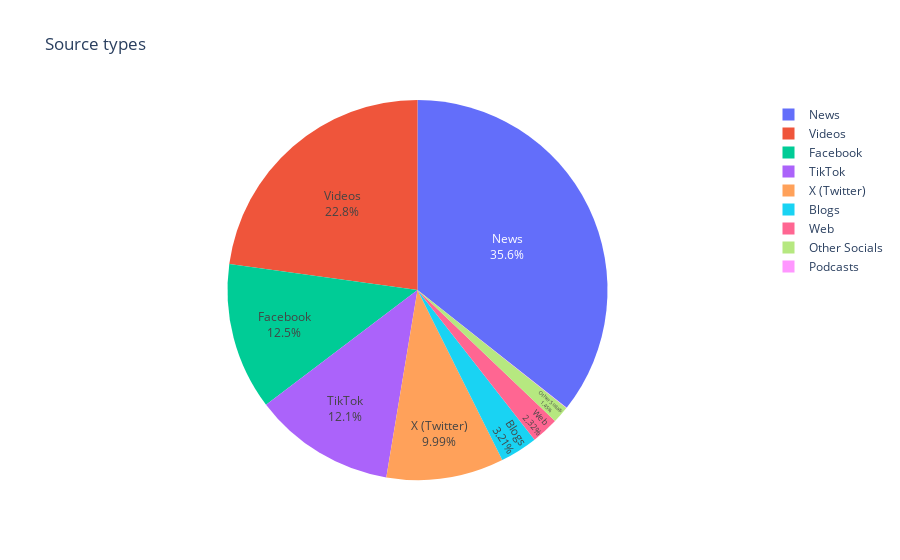

Notebook code cell kept with this figure:
### Code cell
#Source Types:

source_type = df.groupby('Category').size().reset_index(name='count')
fig = px.pie(source_type, values='count', names='Category', title='Source types')
fig.update_traces(textposition='inside', textinfo='percent+label')
fig.show()

### Figure 1 — Plotly figure (JSON) as saved in the notebook; plotly's stock layout.template omitted (floating-point values rounded to 4 significant figures)
{"data": [{"domain": {"x": [0, 1], "y": [0, 1]}, "hovertemplate": "Category=%{label}<br>count=%{value}<extra></extra>", "labels": ["Blogs", "Facebook", "News", "Other Socials", "Podcasts", "TikTok", "Videos", "Web", "X (Twitter)"], "legendgroup": "", "name": "", "showlegend": true, "textinfo": "percent+label", "textposition": "inside", "type": "pie", "values": [155, 605, 1723, 70, 2, 583, 1103, 112, 483]}], "layout": {"legend": {"tracegroupgap": 0}, "title": {"text": "Source types"}}}
